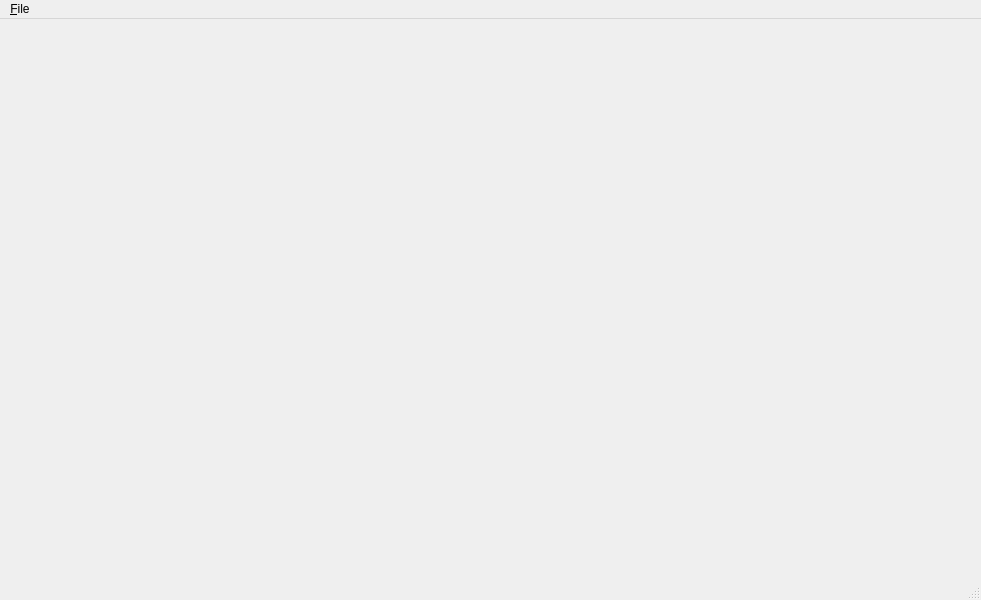
<?xml version="1.0" encoding="UTF-8"?>
<ui version="4.0">
 <class>MainWindow</class>
 <widget class="QMainWindow" name="MainWindow">
  <property name="geometry">
   <rect>
    <x>0</x>
    <y>0</y>
    <width>981</width>
    <height>600</height>
   </rect>
  </property>
  <property name="windowTitle">
   <string>Collection Manager</string>
  </property>
  <widget class="QWidget" name="centralwidget"/>
  <widget class="QMenuBar" name="menubar">
   <property name="geometry">
    <rect>
     <x>0</x>
     <y>0</y>
     <width>981</width>
     <height>32</height>
    </rect>
   </property>
   <widget class="QMenu" name="menuFile">
    <property name="title">
     <string>&amp;File</string>
    </property>
    <addaction name="fileOpenAction"/>
    <addaction name="separator"/>
    <addaction name="fileQuitAction"/>
   </widget>
   <addaction name="menuFile"/>
  </widget>
  <widget class="QStatusBar" name="statusbar"/>
  <action name="fileQuitAction">
   <property name="text">
    <string>&amp;Quit</string>
   </property>
   <property name="shortcut">
    <string>Ctrl+Q</string>
   </property>
  </action>
  <action name="fileOpenAction">
   <property name="text">
    <string>&amp;Open</string>
   </property>
   <property name="shortcut">
    <string>Ctrl+O</string>
   </property>
  </action>
 </widget>
 <resources/>
 <connections/>
</ui>
